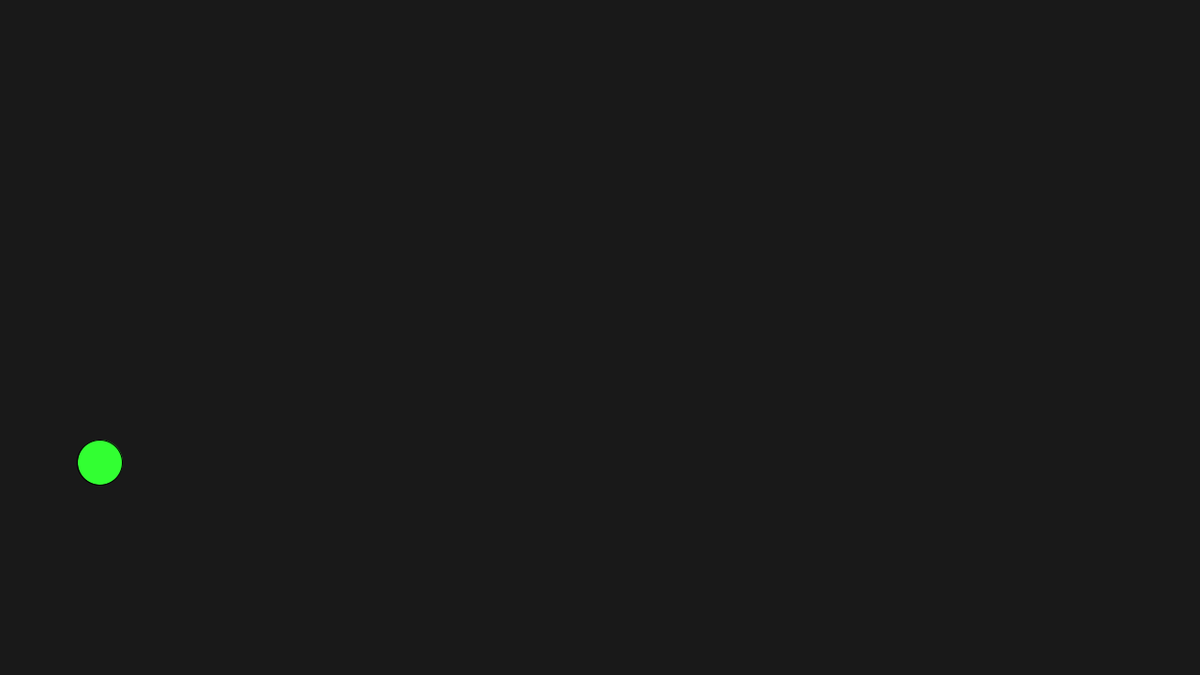
Frame 1 (no input)
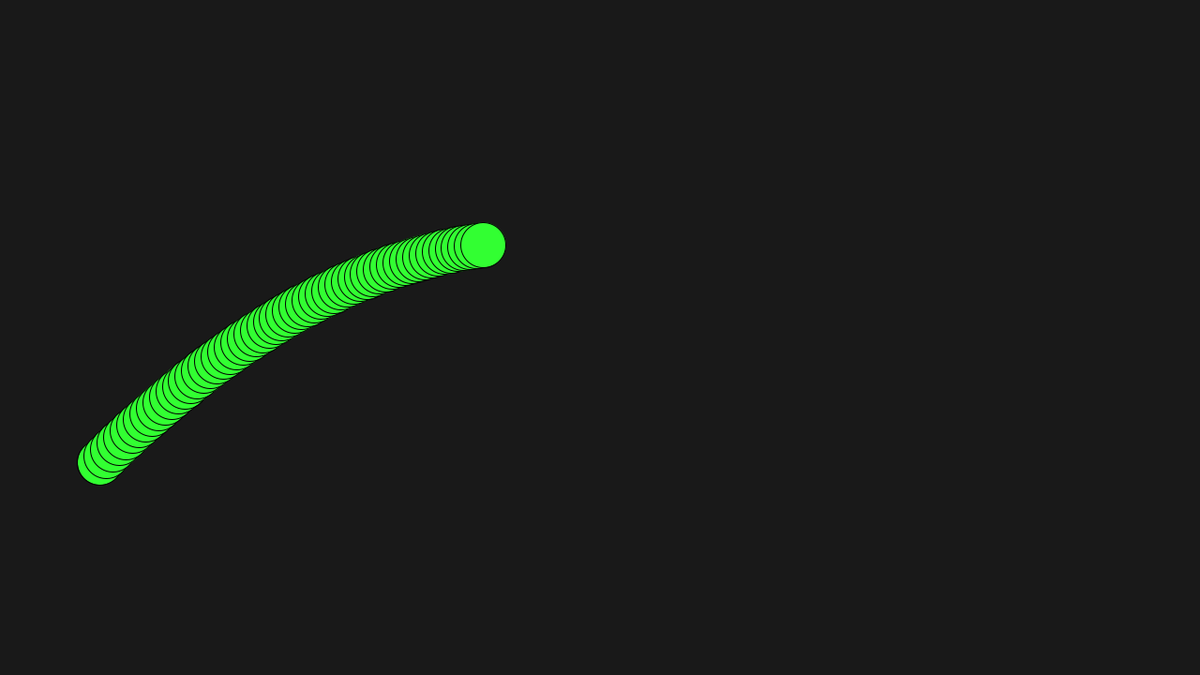
Frame 60 (the mouse pressed at the canvas centre just before this capture)
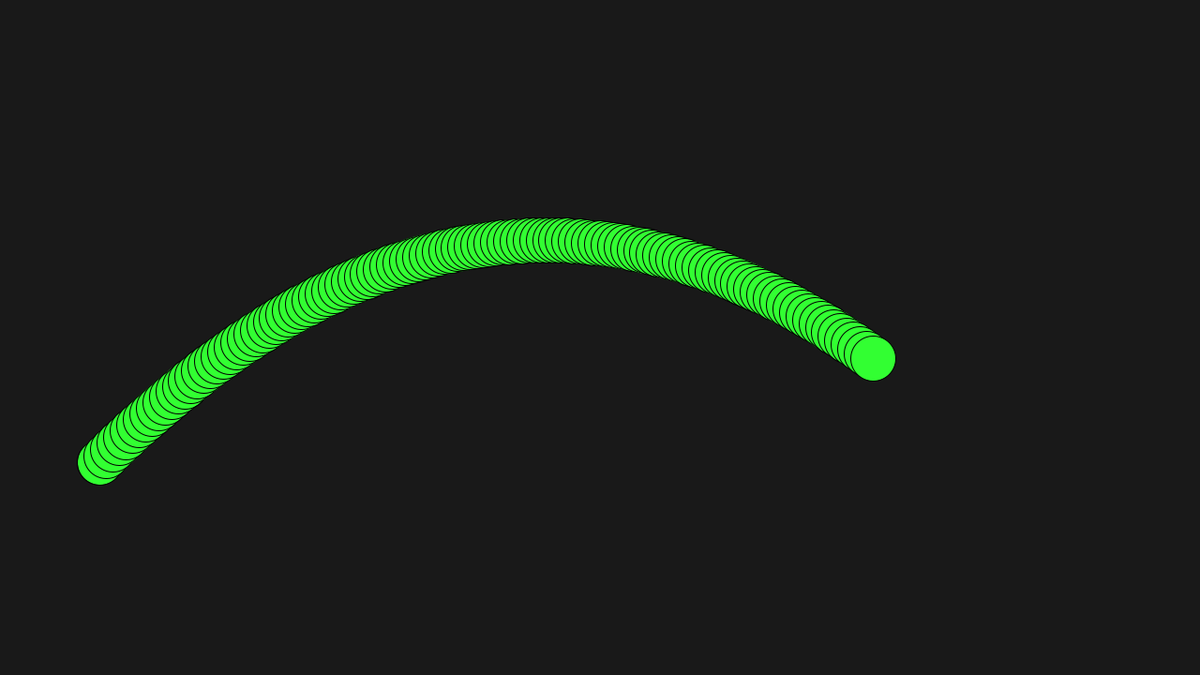
Frame 120 (the mouse held since frame 60 and released just before this capture)

The Processing sketch that drew these frames (run headless with seeded random() and noise(); from frame 60 on, the mouse is pressed at the canvas centre):

// Processing sketch: physics
// ── physics.pde

PVector g;        //gravity
PVector velocity;
PVector location;
float e;

void setup() {
  size(1280,720);
  
  location = new PVector(100,500);
  velocity = new PVector(0.5*sqrt(2)*9.8, -0.5*sqrt(2)*9.8);
  g = new PVector(0,0.1);
  e = 0.8;
  background(25, 25, 25);
}

void draw() {
  // background(25, 25, 25);
  
  location.add(velocity);
  velocity.add(g);
  
  // Bounceing off
  // if ((location.x > width) || (location.x < 0)) {
  //   velocity.x = -e * velocity.x;
  // }
  // if (location.y > height) {
  //   velocity.y = -e * velocity.y; 
  //   location.y = height;
  // }

  draw_circle();
}

void draw_circle(){
  fill(50,255,50);
  ellipse(location.x,location.y,48,48);
}
